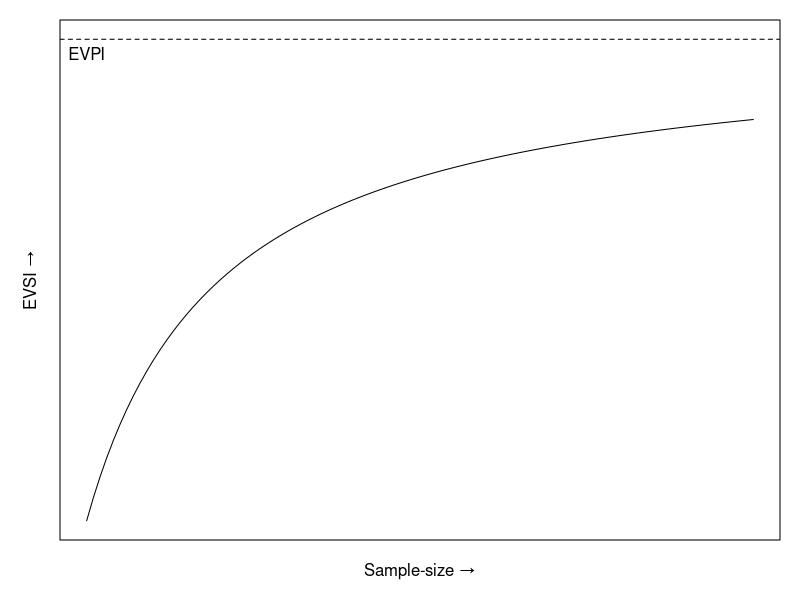

Here is the R script that generated this plot:
## ---- chunk 1
knitr::opts_chunk$set(
  cache = TRUE, echo = FALSE, message = FALSE, warning = FALSE, results = "hide"
)
## ---- chunk 2
par(mar = c(3, 3, 1, 1))
curve(x / (x + 1), 0, 5, xlab = "", xaxt = 'n', ylab = "", yaxt = "n", ylim = 0:1)
abline(h = 1, lty = 2)
text(0, 1, "EVPI", pos = 1)
mtext("Sample-size \u2192", 1, 1)
mtext("EVSI \u2192", 2, 1)
